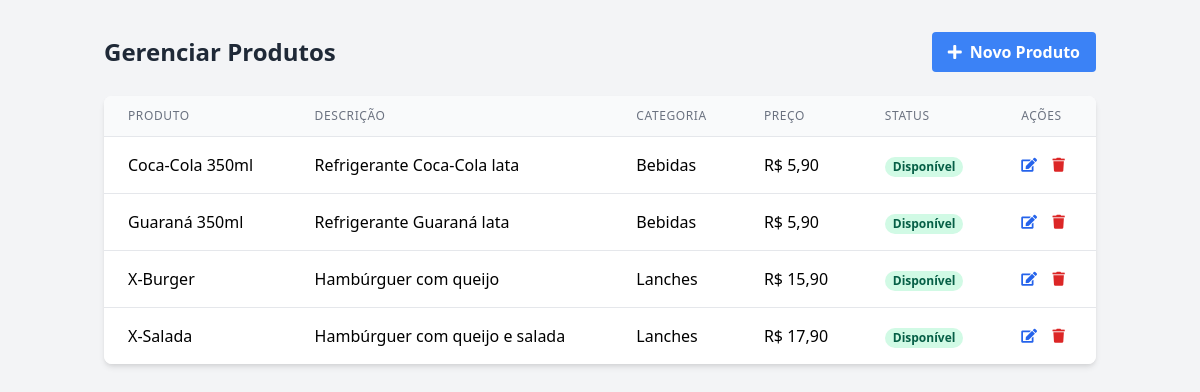
Page /admin/gerenciar_produtos.php (signed in) on the committed database.
### tables this page shows
CREATE TABLE IF NOT EXISTS `produtos` (
  `id` int(11) NOT NULL AUTO_INCREMENT,
  `nome` varchar(100) NOT NULL,
  `descricao` text DEFAULT NULL,
  `preco` decimal(10,2) NOT NULL,
  `categoria_id` int(11) NOT NULL,
  `imagem` longtext DEFAULT NULL,
  `ativo` tinyint(1) DEFAULT 1,
  `tem_complementos` tinyint(1) DEFAULT 0,
  `created_at` timestamp NULL DEFAULT current_timestamp(),
  `updated_at` timestamp NULL DEFAULT current_timestamp() ON UPDATE current_timestamp(),
  PRIMARY KEY (`id`),
  KEY `categoria_id` (`categoria_id`)
);

CREATE TABLE IF NOT EXISTS `categorias` (
  `id` int(11) NOT NULL AUTO_INCREMENT,
  `nome` varchar(100) NOT NULL,
  `descricao` text DEFAULT NULL,
  `ativo` tinyint(1) DEFAULT 1,
  `created_at` timestamp NULL DEFAULT current_timestamp(),
  `updated_at` timestamp NULL DEFAULT current_timestamp() ON UPDATE current_timestamp(),
  PRIMARY KEY (`id`)
);

### admin/gerenciar_produtos.php (the view, shortened to what this page needs)
<?php
$database = new Database();
$db = $database->getConnection();
$stmt = $db->query("SELECT p.*, c.nome as categoria_nome
                    FROM produtos p
                    LEFT JOIN categorias c ON p.categoria_id = c.id
                    ORDER BY p.nome");
$produtos = $stmt->fetchAll(PDO::FETCH_ASSOC);
?>
<!DOCTYPE html>
<html lang="pt-BR">
<head>
    <link href="https://cdn.jsdelivr.net/npm/tailwindcss@2.2.19/dist/tailwind.min.css" rel="stylesheet">
    <link href="https://cdnjs.cloudflare.com/ajax/libs/font-awesome/5.15.4/css/all.min.css" rel="stylesheet">
</head>
<body class="bg-gray-100">
    <div class="container mx-auto px-4 py-8">
        <div class="flex justify-between items-center mb-6">
            <h1 class="text-2xl font-bold text-gray-800">Gerenciar Produtos</h1>
            <button onclick="document.getElementById('modal-produto').classList.remove('hidden')"
                    class="bg-blue-500 hover:bg-blue-700 text-white font-bold py-2 px-4 rounded">
                <i class="fas fa-plus mr-2"></i>Novo Produto
            </button>
        </div>
        <div class="bg-white shadow-md rounded-lg overflow-hidden">
            <table class="min-w-full divide-y divide-gray-200">
                <thead class="bg-gray-50">
                    <tr>
                        <th class="px-6 py-3 text-left text-xs font-medium text-gray-500 uppercase tracking-wider">
                            Produto
                        </th>
                        <th class="px-6 py-3 text-left text-xs font-medium text-gray-500 uppercase tracking-wider">
                            Descrição
                        </th>
                        <th class="px-6 py-3 text-left text-xs font-medium text-gray-500 uppercase tracking-wider">
                            Categoria
                        </th>
                        <th class="px-6 py-3 text-left text-xs font-medium text-gray-500 uppercase tracking-wider">
                            Preço
                        </th>
                        <th class="px-6 py-3 text-left text-xs font-medium text-gray-500 uppercase tracking-wider">
                            Status
                        </th>
                        <th class="px-6 py-3 text-left text-xs font-medium text-gray-500 uppercase tracking-wider">
                            Ações
                        </th>
                    </tr>
                </thead>
                <tbody class="bg-white divide-y divide-gray-200">
                    <?php if (empty($produtos)): ?>
                    <tr>
                        <td colspan="6" class="px-6 py-4 text-center text-gray-500">
                            Nenhum produto cadastrado
                        </td>
                    </tr>
                    <?php else: ?>
                        <?php foreach ($produtos as $produto): ?>
                        <tr>
                            <td class="px-6 py-4">
                                <div class="flex items-center">
                                    <div><?php echo htmlspecialchars($produto['nome']); ?></div>
                                </div>
                            </td>
                            <td class="px-6 py-4"><?php echo htmlspecialchars($produto['descricao']); ?></td>
                            <td class="px-6 py-4"><?php echo htmlspecialchars($produto['categoria_nome']); ?></td>
                            <td class="px-6 py-4">R$ <?php echo number_format($produto['preco'], 2, ',', '.'); ?></td>
                            <td class="px-6 py-4">
                                <span class="px-2 inline-flex text-xs leading-5 font-semibold rounded-full <?php echo $produto['ativo'] ? 'bg-green-100 text-green-800' : 'bg-red-100 text-red-800'; ?>">
                                    <?php echo $produto['ativo'] ? 'Disponível' : 'Indisponível'; ?>
                                </span>
                            </td>
                            <td class="px-6 py-4 whitespace-nowrap text-sm font-medium">
                                <button onclick='editarProduto(<?php echo json_encode([
                                    "id" => $produto['id'],
                                    "nome" => $produto['nome'],
                                    "descricao" => $produto['descricao'],
                                    "categoria_id" => $produto['categoria_id'],
                                    "preco" => $produto['preco'],
                                    "ativo" => $produto['ativo'],
                                    "imagem" => $produto['imagem']
                                ]); ?>)'
                                        class="text-blue-600 hover:text-blue-900 mr-3">
                                    <i class="fas fa-edit"></i>
                                </button>
                                <button onclick="excluirProduto(<?php echo $produto['id']; ?>)"
                                        class="text-red-600 hover:text-red-900">
                                    <i class="fas fa-trash"></i>
                                </button>
                            </td>
                        </tr>
                        <?php endforeach; ?>
                    <?php endif; ?>
                </tbody>
            </table>
        </div>
    </div>
</body>
</html>

### rows in the picture
produtos: nome "Coca-Cola 350ml", descricao "Refrigerante Coca-Cola lata", categoria.nome "Bebidas", preco "5,90", ativo "Disponível"
produtos: nome "Guaraná 350ml", descricao "Refrigerante Guaraná lata", categoria.nome "Bebidas", preco "5,90", ativo "Disponível"
produtos: nome "X-Burger", descricao "Hambúrguer com queijo", categoria.nome "Lanches", preco "15,90", ativo "Disponível"
produtos: nome "X-Salada", descricao "Hambúrguer com queijo e salada", categoria.nome "Lanches", preco "17,90", ativo "Disponível"
